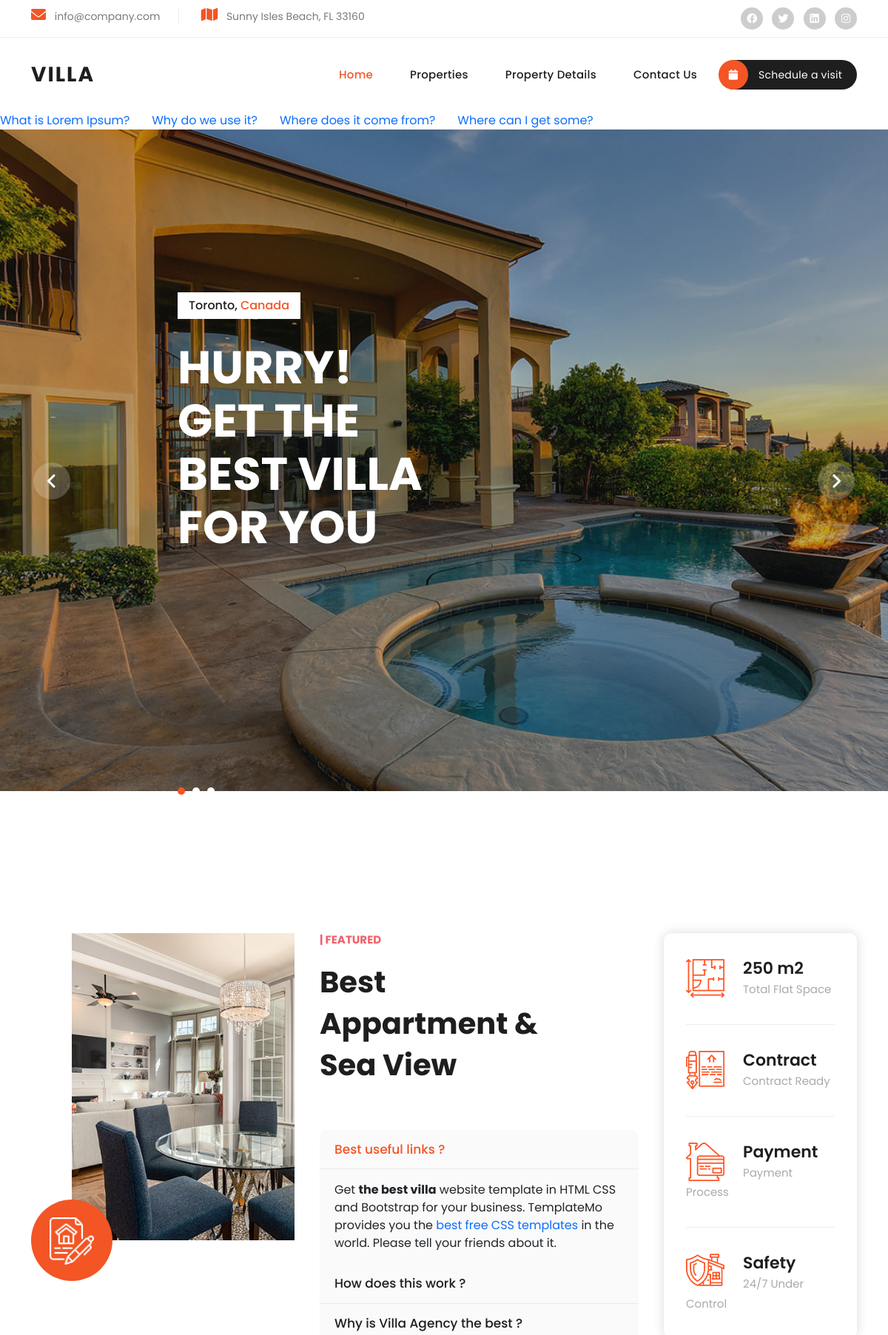
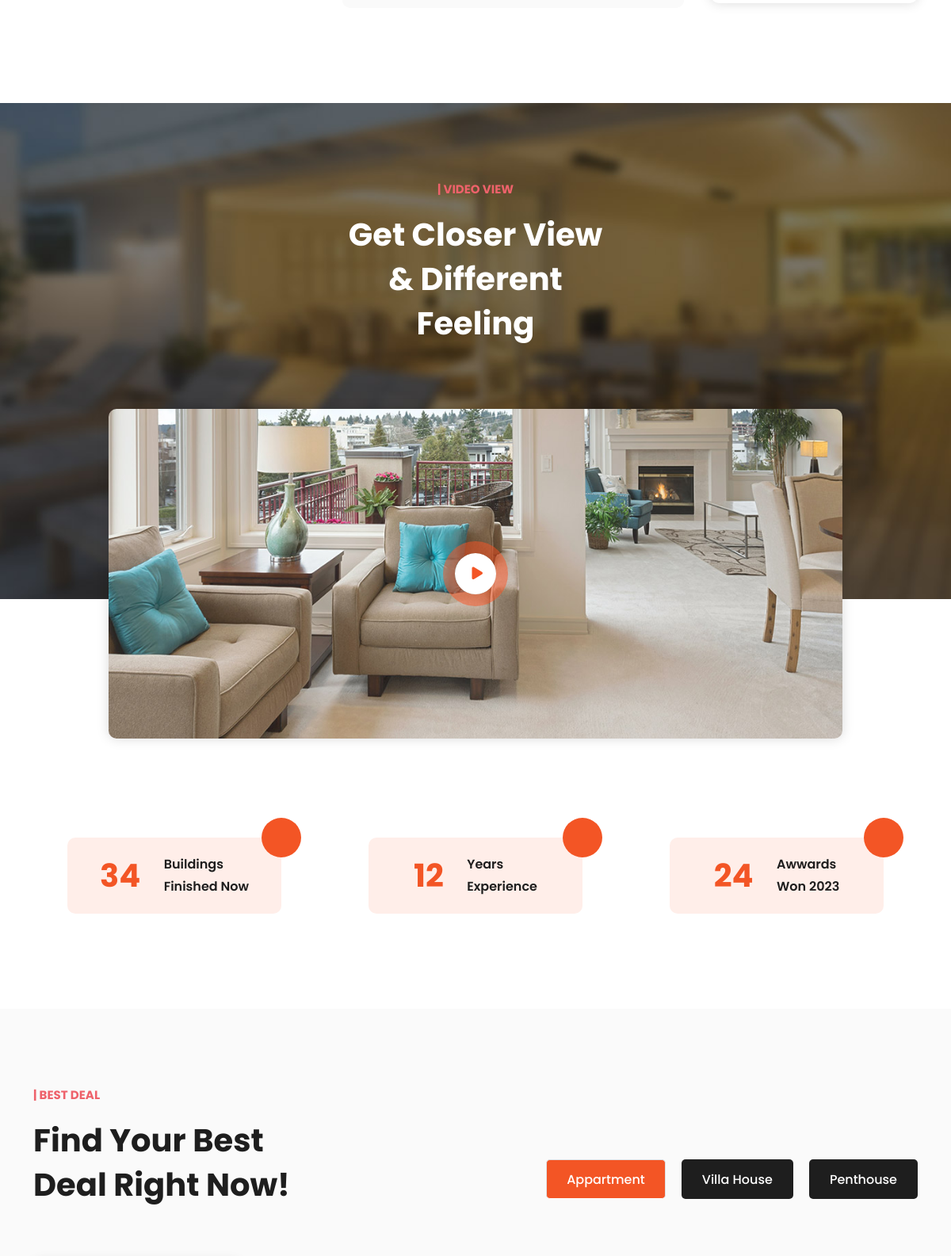
The page / (upper part) on the database its author committed (2 pictures, top to bottom).
### news/models.py (models this page shows)
class News(models.Model):
    title = models.CharField(max_length=100)
    news_des = HTMLField(null=True)
    news_image = models.FileField(upload_to='news/',max_length=250,null=True,default=None)
    news_slug = AutoSlugField(populate_from='title',unique=True,null=True,default=None)

### home/views.py (the view)
# urls.py: 2. Add a URL to urlpatterns:  path('', views.home, name='home')
def home(request):
    news_data = News.objects.all()
    data = {'news_data':news_data}
    return render(request,'index.html',data)

### templates/index.html (shortened to what this page needs)
{% extends "base.html" %}
{% block content %}
<marquee behavior="" direction="" onmouseover="stop()" onmouseleave="start()">
  {% for news in news_data %}
  <a href="/newsdetails/{{news.news_slug}}">  {{news.title}} </a> &nbsp; &nbsp; &nbsp;
  {% endfor %}
</marquee>
  <div class="main-banner">
    <div class="owl-carousel owl-banner">
      <div class="item item-1">
        <div class="header-text">
          <span class="category">Toronto, <em>Canada</em></span>
          <h2>Hurry!<br>Get the Best Villa for you</h2>
        </div>
      </div>
    </div>
  </div>
  <div class="featured section">
    <div class="container">
      <div class="row">
        <div class="col-lg-4">
          <div class="left-image">
            <img src="/static/images/featured.jpg" alt="">
            <a href="property-details.html"><img src="/static/images/featured-icon.png" alt="" style="max-width: 60px; padding: 0px;"></a>
          </div>
        </div>
        <div class="col-lg-5">
          <div class="section-heading">
            <h6>| Featured</h6>
            <h2>Best Appartment &amp; Sea view</h2>
          </div>
          <div class="accordion" id="accordionExample">
            <div class="accordion-item">
              <h2 class="accordion-header" id="headingOne">
                <button class="accordion-button" type="button" data-bs-toggle="collapse" data-bs-target="#collapseOne" aria-expanded="true" aria-controls="collapseOne">
                  Best useful links ?
                </button>
              </h2>
              <div id="collapseOne" class="accordion-collapse collapse show" aria-labelledby="headingOne" data-bs-parent="#accordionExample">
                <div class="accordion-body">
                Get <strong>the best villa</strong> website template in HTML CSS and Bootstrap for your business. TemplateMo provides you the <a href="https://www.google.com/search?q=best+free+css+templates" target="_blank">best free CSS templates</a> in the world. Please tell your friends about it.</div>
              </div>
            </div>
            <div class="accordion-item">
              <h2 class="accordion-header" id="headingTwo">
                <button class="accordion-button collapsed" type="button" data-bs-toggle="collapse" data-bs-target="#collapseTwo" aria-expanded="false" aria-controls="collapseTwo">
                  How does this work ?
                </button>
              </h2>
            </div>
            <div class="accordion-item">
              <h2 class="accordion-header" id="headingThree">
                <button class="accordion-button collapsed" type="button" data-bs-toggle="collapse" data-bs-target="#collapseThree" aria-expanded="false" aria-controls="collapseThree">
                  Why is Villa Agency the best ?
                </button>
              </h2>
            </div>
          </div>
        </div>
        <div class="col-lg-3">
          <div class="info-table">
            <ul>
              <li>
                <img src="/static/images/info-icon-01.png" alt="" style="max-width: 52px;">
                <h4>250 m2<br><span>Total Flat Space</span></h4>
              </li>
              <li>
                <img src="/static/images/info-icon-02.png" alt="" style="max-width: 52px;">
                <h4>Contract<br><span>Contract Ready</span></h4>
              </li>
              <li>
                <img src="/static/images/info-icon-03.png" alt="" style="max-width: 52px;">
                <h4>Payment<br><span>Payment Process</span></h4>
              </li>
              <li>
                <img src="/static/images/info-icon-04.png" alt="" style="max-width: 52px;">
                <h4>Safety<br><span>24/7 Under Control</span></h4>
              </li>
            </ul>
          </div>
        </div>
      </div>
    </div>
  </div>
  <div class="video section">
    <div class="container">
      <div class="row">
        <div class="col-lg-4 offset-lg-4">
          <div class="section-heading text-center">
            <h6>| Video View</h6>
            <h2>Get Closer View & Different Feeling</h2>
          </div>
        </div>
      </div>
    </div>
  </div>
  <div class="video-content">
    <div class="container">
      <div class="row">
        <div class="col-lg-10 offset-lg-1">
          <div class="video-frame">
            <a href="https://youtube.com" target="_blank"><i class="fa fa-play"></i></a>
          </div>
        </div>
      </div>
    </div>
  </div>
  <div class="fun-facts">
    <div class="container">
      <div class="row">
        <div class="col-lg-12">
          <div class="wrapper">
            <div class="row">
              <div class="col-lg-4">
                <div class="counter">
                  <h2 class="timer count-title count-number" data-to="34" data-speed="1000"></h2>
                   <p class="count-text ">Buildings<br>Finished Now</p>
                </div>
              </div>
              <div class="col-lg-4">
                <div class="counter">
                  <h2 class="timer count-title count-number" data-to="12" data-speed="1000"></h2>
                  <p class="count-text ">Years<br>Experience</p>
                </div>
              </div>
              <div class="col-lg-4">
                <div class="counter">
                  <h2 class="timer count-title count-number" data-to="24" data-speed="1000"></h2>
                  <p class="count-text ">Awwards<br>Won 2023</p>
                </div>
              </div>
            </div>
          </div>
        </div>
      </div>
    </div>
  </div>
  <div class="section best-deal">
    <div class="container">
      <div class="row">
        <div class="col-lg-4">
          <div class="section-heading">
            <h6>| Best Deal</h6>
            <h2>Find Your Best Deal Right Now!</h2>
          </div>
        </div>
        <div class="col-lg-12">
          <div class="tabs-content">
            <div class="row">
              <div class="nav-wrapper ">
                <ul class="nav nav-tabs" role="tablist">
                  <li class="nav-item" role="presentation">
                    <button class="nav-link active" id="appartment-tab" data-bs-toggle="tab" data-bs-target="#appartment" type="button" role="tab" aria-controls="appartment" aria-selected="true">Appartment</button>
                  </li>
                  <li class="nav-item" role="presentation">
                    <button class="nav-link" id="villa-tab" data-bs-toggle="tab" data-bs-target="#villa" type="button" role="tab" aria-controls="villa" aria-selected="false">Villa House</button>
                  </li>
                  <li class="nav-item" role="presentation">
                    <button class="nav-link" id="penthouse-tab" data-bs-toggle="tab" data-bs-target="#penthouse" type="button" role="tab" aria-controls="penthouse" aria-selected="false">Penthouse</button>
                  </li>
                </ul>
              </div>
            </div>
          </div>
        </div>
      </div>
    </div>
  </div>
  {% endblock  %}

### rows shown on the page
News: title "What is Lorem Ipsum?"
News: title "Why do we use it?"
News: title "Where does it come from?"
News: title "Where can I get some?"
